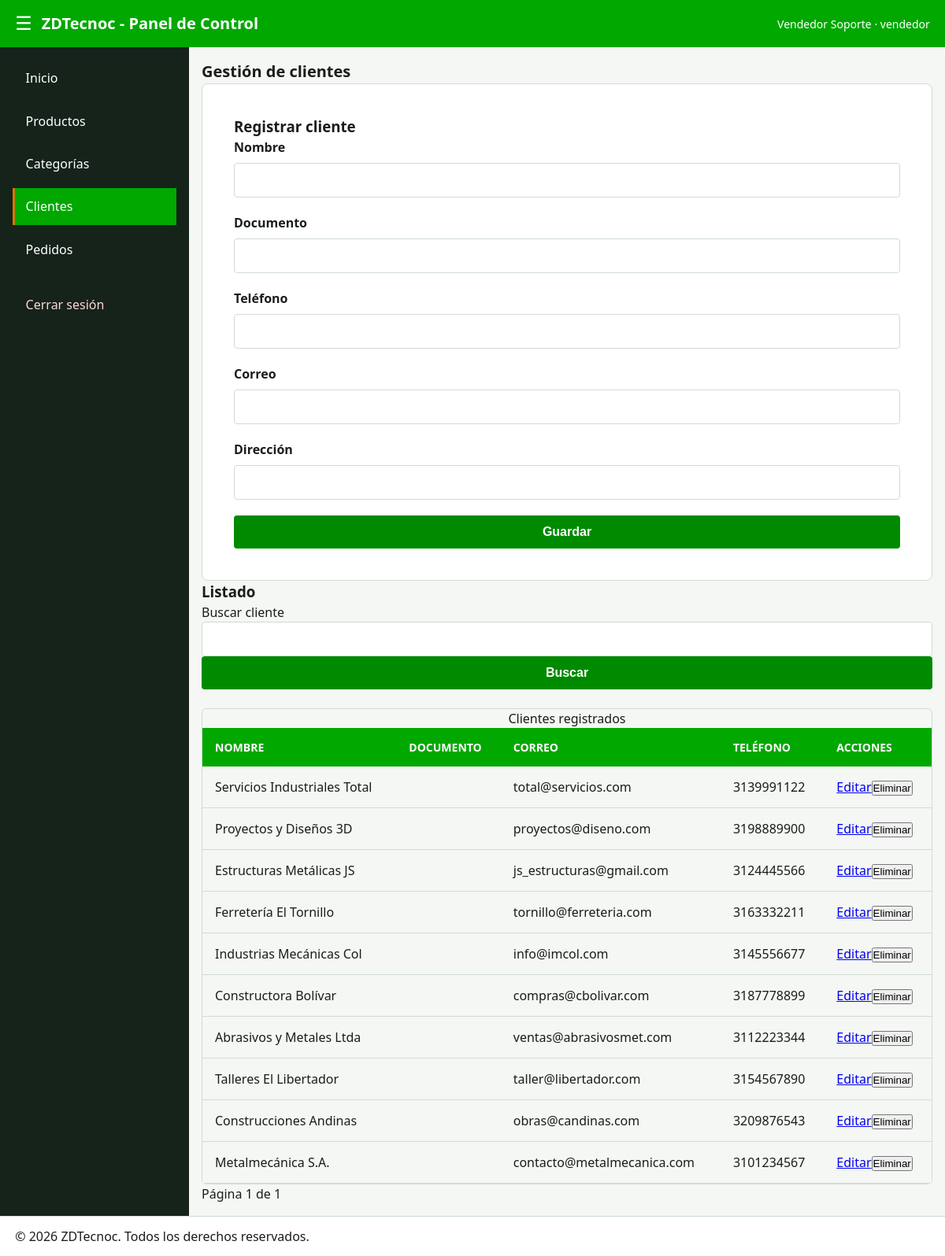
Page /clientes.php (signed in) on the committed database.
### tables this page shows
CREATE TABLE IF NOT EXISTS clientes (
    id INT AUTO_INCREMENT PRIMARY KEY,
    nombre VARCHAR(150) NOT NULL,
    documento VARCHAR(30) UNIQUE,
    telefono VARCHAR(20),
    correo VARCHAR(100),
    direccion TEXT,
    INDEX idx_cliente_nombre (nombre)
);

### app/modelos/ClienteModelo.php (called while the page is built, shortened)
<?php
final class ClienteModelo
{
    public function listar(string $busqueda, int $pagina, int $porPagina = 10): array
    {
        $offset = ($pagina - 1) * $porPagina;
        $st = $this->pdo->prepare(
            'SELECT id, nombre, documento, telefono, correo, direccion
             FROM clientes
               WHERE nombre LIKE :busquedaNombre OR documento LIKE :busquedaDocumento
             ORDER BY id DESC LIMIT :limite OFFSET :offset'
        );
           $texto = '%' . $busqueda . '%';
           $st->bindValue(':busquedaNombre', $texto);
           $st->bindValue(':busquedaDocumento', $texto);
        $st->bindValue(':limite', $porPagina, PDO::PARAM_INT);
        $st->bindValue(':offset', $offset, PDO::PARAM_INT);
        $st->execute();
        return $st->fetchAll();
    }
    public function total(string $busqueda): int
    {
        $st = $this->pdo->prepare(
            'SELECT COUNT(*) FROM clientes
             WHERE nombre LIKE :busquedaNombre OR documento LIKE :busquedaDocumento'
        );
        $texto = '%' . $busqueda . '%';
        $st->execute([
            ':busquedaNombre' => $texto,
            ':busquedaDocumento' => $texto,
        ]);
        return (int)$st->fetchColumn();
    }
}

### clientes.php (the view, shortened to what this page needs)
<?php
require_once __DIR__ . '/sgl/conexion.php';
require_once __DIR__ . '/app/modelos/ClienteModelo.php';
$modelo = new ClienteModelo($conexion);
$busqueda = trim((string)($_GET['busqueda'] ?? ''));
$pagina = max(1, (int)($_GET['pagina'] ?? 1));
$datos = ['id' => 0, 'nombre' => '', 'documento' => '', 'telefono' => '', 'correo' => '', 'direccion' => ''];
$porPagina = 10;
$total = $modelo->total($busqueda);
$paginas = max(1, (int)ceil($total / $porPagina));
$pagina = min($pagina, $paginas);
$clientes = $modelo->listar($busqueda, $pagina, $porPagina);
require __DIR__ . '/app/vistas/parciales/cabecera.php';
require __DIR__ . '/app/vistas/parciales/menu.php';
?>
<main class="panel__contenido">
    <h2 class="text-lg">Gestión de clientes</h2>
    <form method="post" class="login-card" style="max-width:100%;" novalidate>
        <h3><?= $datos['id'] ? 'Editar cliente' : 'Registrar cliente' ?></h3>
        <div class="form-group"><label for="nombre">Nombre</label><input class="form-input" id="nombre" name="nombre" value="<?= htmlspecialchars((string)$datos['nombre'], ENT_QUOTES, 'UTF-8') ?>" required></div>
        <div class="form-group"><label for="documento">Documento</label><input class="form-input" id="documento" name="documento" value="<?= htmlspecialchars((string)$datos['documento'], ENT_QUOTES, 'UTF-8') ?>" required></div>
        <div class="form-group"><label for="telefono">Teléfono</label><input class="form-input" id="telefono" name="telefono" value="<?= htmlspecialchars((string)$datos['telefono'], ENT_QUOTES, 'UTF-8') ?>"></div>
        <div class="form-group"><label for="correo">Correo</label><input class="form-input" id="correo" name="correo" type="email" value="<?= htmlspecialchars((string)$datos['correo'], ENT_QUOTES, 'UTF-8') ?>"></div>
        <div class="form-group"><label for="direccion">Dirección</label><input class="form-input" id="direccion" name="direccion" value="<?= htmlspecialchars((string)$datos['direccion'], ENT_QUOTES, 'UTF-8') ?>"></div>
        <button class="btn-primary" type="submit"><?= $datos['id'] ? 'Actualizar' : 'Guardar' ?></button>
    </form>
    <h3>Listado</h3>
    <form method="get"><label for="busqueda">Buscar cliente</label><input class="form-input" id="busqueda" name="busqueda" value="<?= htmlspecialchars($busqueda, ENT_QUOTES, 'UTF-8') ?>"><button class="btn-primary" type="submit">Buscar</button></form>
    <div class="table-container"><table class="products-table"><caption>Clientes registrados</caption><thead><tr><th scope="col">Nombre</th><th scope="col">Documento</th><th scope="col">Correo</th><th scope="col">Teléfono</th><th scope="col">Acciones</th></tr></thead><tbody>
    <?php foreach ($clientes as $cliente): ?><tr><td><?= htmlspecialchars($cliente['nombre'], ENT_QUOTES, 'UTF-8') ?></td><td></td><td><?= htmlspecialchars((string)$cliente['correo'], ENT_QUOTES, 'UTF-8') ?></td><td><?= htmlspecialchars((string)$cliente['telefono'], ENT_QUOTES, 'UTF-8') ?></td><td><a href="?editar=<?= (int)$cliente['id'] ?>">Editar</a><form method="post" style="display:inline"><button type="submit">Eliminar</button></form></td></tr><?php endforeach; ?></tbody></table></div>
    <nav aria-label="Paginación"><p>Página <?= $pagina ?> de <?= $paginas ?></p></nav>
</main>
<?php require __DIR__ . '/app/vistas/parciales/pie.php'; ?>

### css/estilos.css (style rules this page uses)
:root { --superficie: #F4F7F4; --superficie-alta: #FFFFFF; --borde: #D0DDD0; --color-marca: #00A800; --color-marca-sua: #E1F5E1; --color-accion: #008A00; --color-acento: #D97700; --texto: #1A1D1A; --texto-tenue: #4A554A; --exito: #008A00; --advertencia: #D97700; --error: #C81E1E; --info: #006699; }
*, *::before, *::after { box-sizing: border-box; margin: 0; padding: 0; }
body { font-family: system-ui, -apple-system, BlinkMacSystemFont, 'Segoe UI', Roboto, sans-serif; background-color: var(--superficie); color: var(--texto); line-height: 1.5; min-height: 100vh; }
.text-lg { font-size: 1.25rem; }
h2 { font-size: 1.25rem; font-weight: 600; }
p { font-size: 1rem; }
.login-card { background-color: var(--superficie-alta); border: 1px solid var(--borde); border-radius: 8px; padding: 2.5rem; width: 100%; max-width: 400px; }
.form-group { display: flex; flex-direction: column; gap: 0.5rem; margin-bottom: 1.25rem; }
.form-group label { font-weight: 600; color: var(--texto); }
.form-input { width: 100%; padding: 0.75rem; border: 1px solid var(--borde); border-radius: 4px; font-size: 1rem; background-color: var(--superficie-alta); color: var(--texto); transition: border-color 0.2s ease, box-shadow 0.2s ease; }
.btn-primary { width: 100%; padding: 0.75rem; background-color: var(--color-accion); color: var(--superficie-alta); border: none; border-radius: 4px; font-size: 1rem; font-weight: 600; cursor: pointer; transition: background-color 0.2s ease; }
.table-container { width: 100%; overflow-x: auto; margin-top: 1.5rem; border-radius: 6px; border: 1px solid var(--borde); }
.products-table { width: 100%; border-collapse: collapse; text-align: left; }
.products-table thead th { background-color: var(--color-marca); color: var(--superficie-alta); padding: 0.875rem 1rem; font-size: 0.875rem; text-transform: uppercase; }
.products-table tbody td { padding: 0.875rem 1rem; border-bottom: 1px solid var(--borde); color: var(--texto); }
.products-table tbody tr:nth-child(even) { background-color: var(--superficie); }
.panel__contenido { grid-area: contenido; padding: 1.6rem; overflow-y: auto; }
.panel__contenido { width: 100%; padding: 1rem; box-sizing: border-box; }
.form-input, .btn-primary { max-width: 100%; box-sizing: border-box; }

### rows in the picture
clientes: nombre "Servicios Industriales Total", correo "total@servicios.com", telefono "3139991122"
clientes: nombre "Proyectos y Diseños 3D", correo "proyectos@diseno.com", telefono "3198889900"
clientes: nombre "Estructuras Metálicas JS", correo "js_estructuras@gmail.com", telefono "3124445566"
clientes: nombre "Ferretería El Tornillo", correo "tornillo@ferreteria.com", telefono "3163332211"
clientes: nombre "Industrias Mecánicas Col", correo "info@imcol.com", telefono "3145556677"
clientes: nombre "Constructora Bolívar", correo "compras@cbolivar.com", telefono "3187778899"
clientes: nombre "Abrasivos y Metales Ltda", correo "ventas@abrasivosmet.com", telefono "3112223344"
clientes: nombre "Talleres El Libertador", correo "taller@libertador.com", telefono "3154567890"
clientes: nombre "Construcciones Andinas", correo "obras@candinas.com", telefono "3209876543"
clientes: nombre "Metalmecánica S.A.", correo "contacto@metalmecanica.com", telefono "3101234567"

### other values in the picture
$usuario['nombre'] "Vendedor Soporte"
$usuario['rol'] "vendedor"
$opcion['texto'] "Inicio"
$opcion['texto'] "Productos"
$opcion['texto'] "Categorías"
$opcion['texto'] "Clientes"
$opcion['texto'] "Pedidos"
$pagina "1"
$paginas "1"
